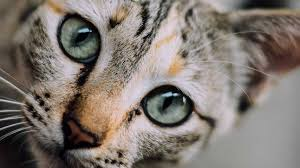
#> input picture Datasets/cat.png, 300 x 168 px, found by its file name
$ jupyter execute 14.ipynb   (shell and % lines are left out)
#> lines starting #> are read from the running program, lines starting #| are printed output that depends on the picture
[cell 1]
import skimage
import pandas as pd
import numpy as np
from skimage import io
import matplotlib.pyplot as plt

[cell 2]
cat = io.imread('datasets/cat.png')
#> cat is the input picture: shape (168, 300, 3); mean R, G, B 127.5, 118.8, 111.9
dog = io.imread('datasets/dog.png')
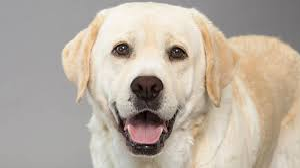
#> input picture Datasets/dog.png, 300 x 168 px, found by its file name
#> dog is the input picture: shape (168, 300, 3); mean R, G, B 184.5, 173.5, 160.8
df=pd.DataFrame(['cat','dog'],columns=['image'])

[cell 3]
print(cat.shape,dog.shape)
#| (168, 300, 3) (168, 300, 3)

[cell 4]
fig = plt.figure(figsize = (8,4))
ax1 = fig.add_subplot(1,2, 1)
ax1.imshow(cat)
ax2=fig.add_subplot(1,2, 2)
ax2.imshow(dog)
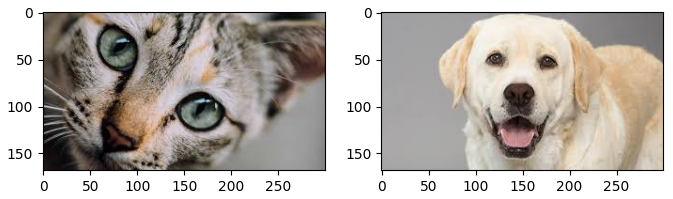
#> figure drawn by matplotlib, 2 panels

[cell 5]
dog_r= dog.copy()
dog_r[:,:,1] = dog_r[:,:,2] = 0
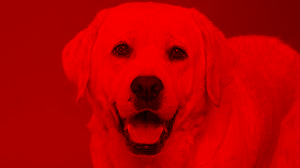
#> dog_r: shape (168, 300, 3); mean R, G, B 184.5, 0, 0
dog_g= dog.copy()
dog_g[:,:,0] = dog_r[:,:,2] = 0
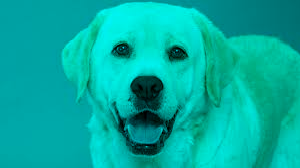
#> dog_g: shape (168, 300, 3); mean R, G, B 0, 173.5, 160.8
dog_b= dog.copy()
dog_b[:,:,0] = dog_b[:,:,1] = 0
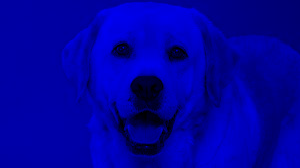
#> dog_b: shape (168, 300, 3); mean R, G, B 0, 0, 160.8
plot_image = np.concatenate((dog_r, dog_g, dog_b), axis=1)
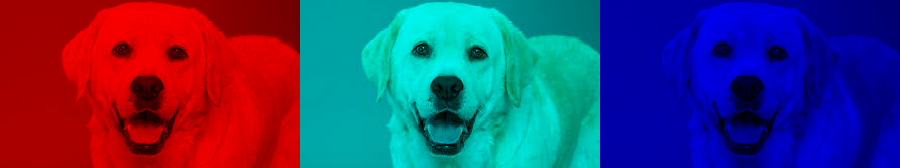
#> plot_image: shape (168, 900, 3); mean R, G, B 61.5, 57.8, 107.2
plt.figure(figsize = (10,4))
plt.imshow(plot_image)

[cell 6]
from skimage.color import rgb2gray
cgs=rgb2gray(cat)
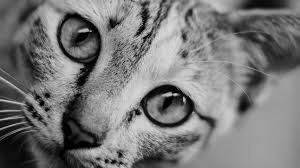
#> cgs: shape (168, 300) float64; min 0, max 0.877, mean 0.471
dgs=rgb2gray(dog)
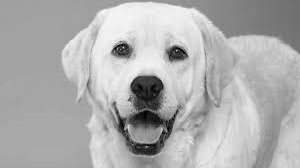
#> dgs: shape (168, 300) float64; min 0.0075, max 0.98, mean 0.686
print('Image shape:', cgs.shape, '\n')
#| Image shape: (168, 300)

[cell 7]
# 2D pixel map
print('2D image pixel map')
print(np.round(cgs, 2), '\n')
#> (printed output is left out)

[cell 8]
# flattened pixel feature vector
print('Flattened pixel map:', (np.round(cgs.flatten(), 2)))
#> (printed output is left out)

[cell 9]
fig = plt.figure(figsize = (8,4))
ax1 = fig.add_subplot(2,2, 1)
ax1.imshow(cgs, cmap="gray")
ax2 = fig.add_subplot(2,2, 2)
ax2.imshow(dgs, cmap='gray')
ax3 = fig.add_subplot(2,2, 3)
c_freq, c_bins, c_patches = ax3.hist (cgs. flatten(), bins=30)
#> c_freq = 30 values, max 4507 at index 20, min 18 at index 29, mean 1680; c_bins = 31 values from 0 to 0.877; c_patches = 30 items
ax4 = fig.add_subplot(2,2, 4)
d_freq, d_bins, d_patches = ax4.hist (dgs. flatten(), bins=30)
#> d_freq = 30 values, max 11120 at index 19, min 62 at index 0, mean 1680; d_bins = 31 values from 0.0075 to 0.98; d_patches = 30 items
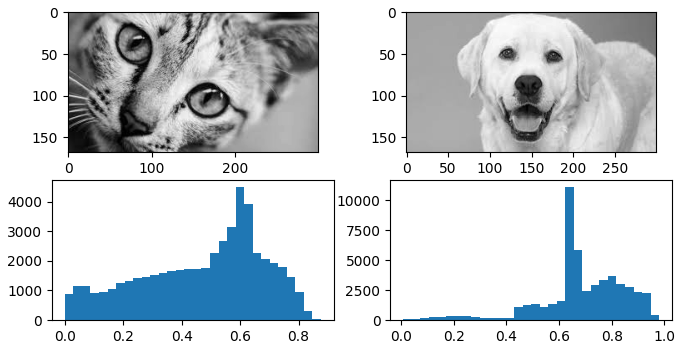
#> figure drawn by matplotlib, 4 panels; panel 3: tallest bar 4507 high, from x = 0.585 to 0.614; panel 4: tallest bar 11120 high, from x = 0.624 to 0.656

[cell 10]
from scipy.stats import describe
cat_rgb = cat.reshape((168*300), 3).T
dog_rgb = dog.reshape((168*300), 3).T
cs = describe (cat_rgb, axis=1)
#> cs = (50400, ([0, 0, 0], [240, 223, 235]), [127.5, 118.8, 111.9], [3054, 2863.8, 3003], [-0.481, -0.504, -0.254], [-0.631, -0.772, -0.94])
ds = describe(dog_rgb, axis=1)
#> ds = (50400, ([9, 0, 0], [255, 250, 246]), [184.5, 173.5, 160.8], [1887.7, 1776, 1574.7], [-0.959, -1.12, -1.09], [1.3, 2.24, 2.32])
cat_rgb_range = cs.minmax [1] - cs.minmax[0]
#> cat_rgb_range = [240, 223, 235]
dog_rgb_range= ds.minmax[1] - ds.minmax[0]
#> dog_rgb_range = [246, 250, 246]
rgb_range_df = pd.DataFrame([cat_rgb_range, dog_rgb_range],
columns=['R_range', 'G_range', 'B_range'])
#> rgb_range_df = table of 2 rows and 3 columns
pd.concat([df, rgb_range_df], axis=1)
#> Out = table of 2 rows and 4 columns

[cell 11]
cat_stats= np.array([np.round(cs.mean, 2), np.round(cs.variance, 2), np.round(cs.kurtosis, 2), np.round(cs. skewness, 2),np.round(np.median (cat_rgb, axis=1), 2)]).flatten()
#> cat_stats = [127.5, 118.8, 111.9, 3054, 2863.8, 3003.1, -0.63, -0.77, -0.94, -0.48, -0.5, -0.25, 140, 132, 120]
dog_stats= np.array([np.round (ds.mean, 2), np.round(ds.variance, 2), np.round(ds.kurtosis, 2), np.round(ds.skewness, 2), np.round(np.median (dog_rgb, axis=1), 2)]).flatten()
#> dog_stats = [184.5, 173.5, 160.8, 1887.7, 1776, 1574.7, 1.3, 2.24, 2.32, -0.96, -1.12, -1.09, 185, 169, 165]

[cell 12]
stats_df = pd.DataFrame([cat_stats, dog_stats],
columns=['R_mean', 'G_mean', 'B_mean', 'R_var', 'G_var', 'B_var', 'R_kurt', 'G_kurt', 'B_kurt', 'R_skew', 'G_skew', 'B_skew', 'R_med', 'G_med', 'B_med'])
#> stats_df = table of 2 rows and 15 columns
pd.concat([df, stats_df], axis=1)
#> Out = table of 2 rows and 16 columns
